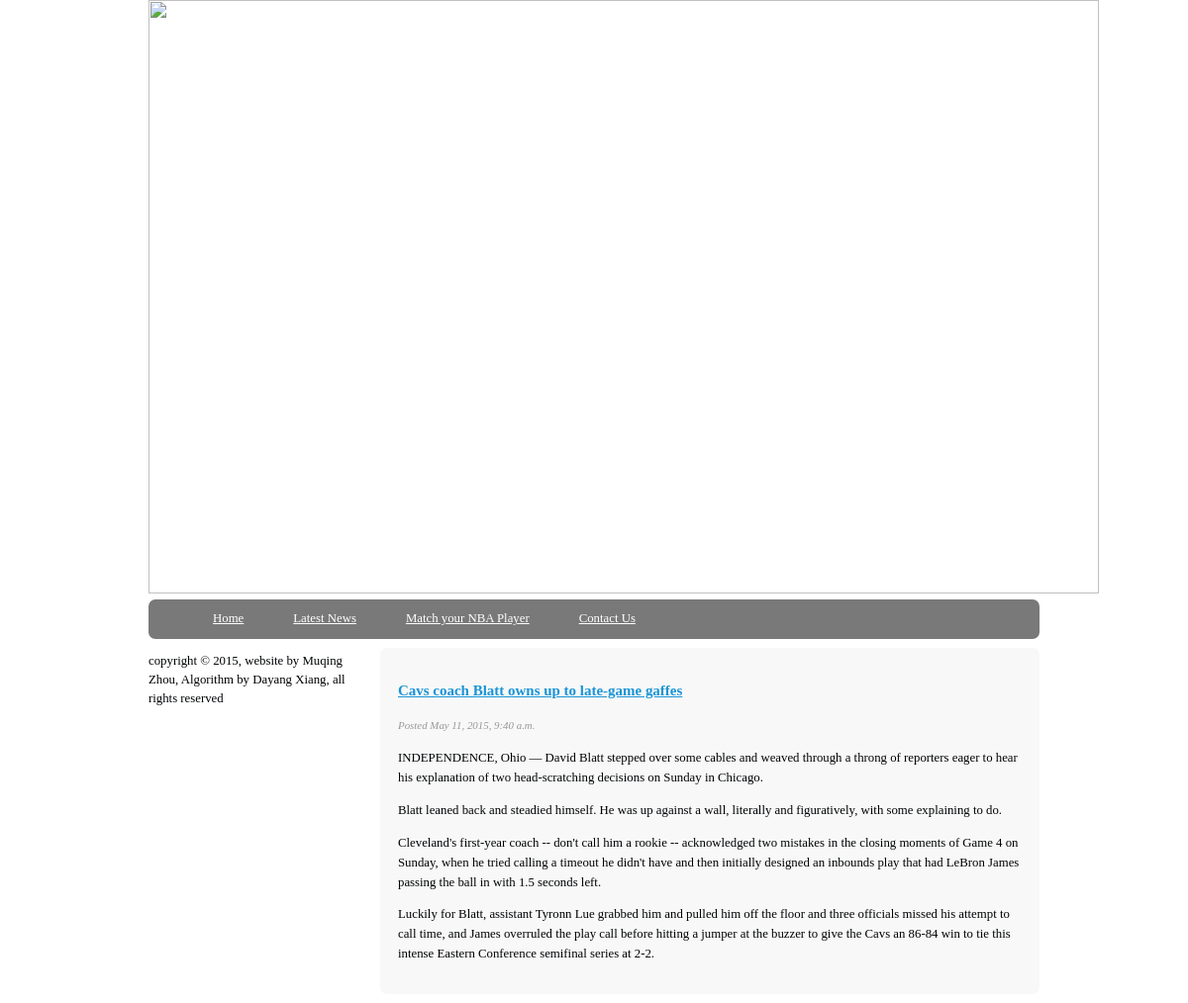
Before: /nbamatch/2 with the older database file.
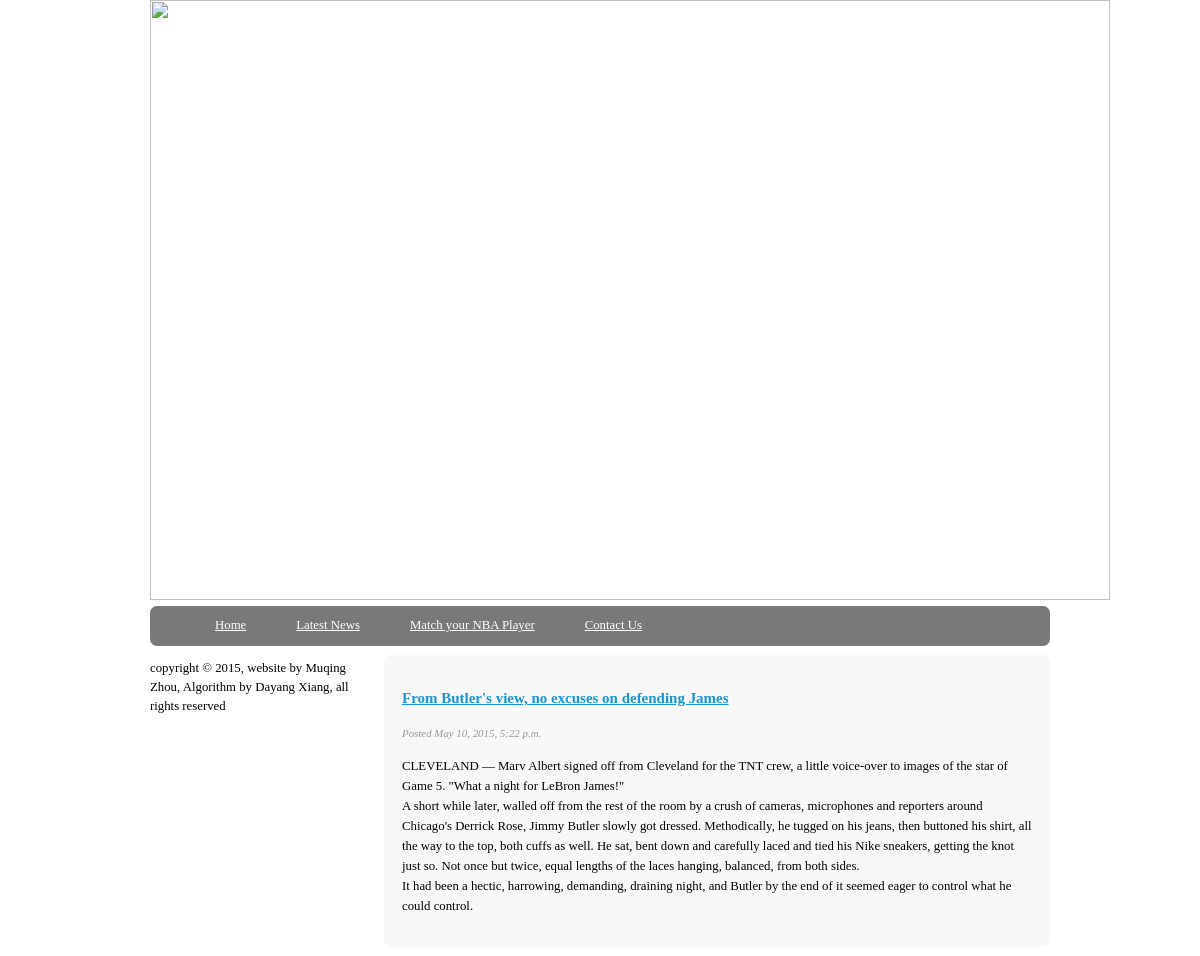
After: the same page with the newer database file.
### nbamatch/models.py (models this page shows, shortened)
class Post(models.Model):
	title = models.CharField(max_length = 140)
	body = models.TextField()
	date = models.DateTimeField()

### nbamatch/templates/post.html
{%  extends "base.html" %}
{%  block content %}
<div class="mainContent">
	<div class = "content">
		<article class="typicalArticle">
			<header>
				<h3><a href="/nbamatch/{{post.id}}">{{ post.title }}</a></h3>
			</header>
			<footer>
				<p class = 'postInfo'>Posted {{ post.date }}</p>
			</footer>
			<content>
				<p>	{{ post.body|safe|linebreaks}} </p>
		</article>
	</div>
</div>
{% endblock %}

Changed rows visible on the page:
changed Post: title "Cavs coach Blatt owns up to late-game gaffes" → "From Butler's view, no excuses on defending James"; date "May 11, 2015, 9:40 a.m." → "May 10, 2015, 5:22 p.m."; body "INDEPENDENCE, Ohio — David Blatt stepped over some cables and weaved through a throng of reporters eager to hear his explanation of two head-scratching decisions on Sunday in Chicago. Blatt leaned back and steadied himself. He was up against a wall, literally and figuratively, with some explaining to do. Cleveland's first-year coach -- don't call him a rookie -- acknowledged two mistakes in the closing moments of Game 4 on Sunday, when he tried calling a timeout he didn't have and then initially designed an inbounds play that had LeBron James passing the ball in with 1.5 seconds left. Luckily for Blatt, assistant Tyronn Lue grabbed him and pulled him off the floor and three officials missed…" → "CLEVELAND — Marv Albert signed off from Cleveland for the TNT crew, a little voice-over to images of the star of Game 5. \"What a night for LeBron James!\" A short while later, walled off from the rest of the room by a crush of cameras, microphones and reporters around Chicago's Derrick Rose, Jimmy Butler slowly got dressed. Methodically, he tugged on his jeans, then buttoned his shirt, all the way to the top, both cuffs as well. He sat, bent down and carefully laced and tied his Nike sneakers, getting the knot just so. Not once but twice, equal lengths of the laces hanging, balanced, from both sides. It had been a hectic, harrowing, demanding, draining night, and Butler by the end of it…"
